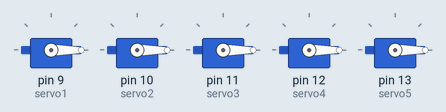
A sketch run on a simulated Arduino Uno, built with avr-gcc and run on an emulated ATmega328P. On the bench: 5 × servo.

Above: at 0.05 s.
At 4.05 s:
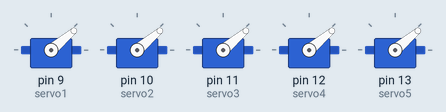
At 8.15 s:
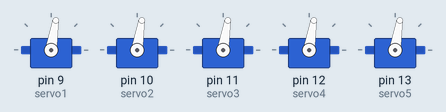
At 12.25 s:
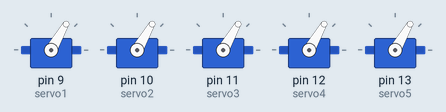
At 16.35 s:
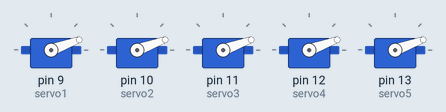
Timing chart, 0 to 23.7 s (numbered marks = the images above):
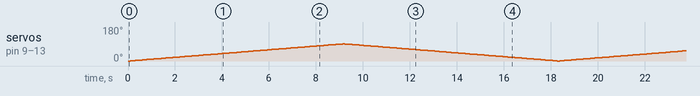

The sketch:

TheOrduinoCode.ino
```cpp
// C++ code
// https://www.tinkercad.com/things/fLbEXW73sTG-stunning-snicket-gogo
#include <Servo.h>

Servo servo1;
Servo servo2;
Servo servo3;
Servo servo4;
Servo servo5;

int servoPos = 0;

void setup()
{
  servo1.attach(9);
  servo2.attach(10);
  servo3.attach(11);
  servo4.attach(12);
  servo5.attach(13);

}

void loop()
{
  for(servoPos = 0; servoPos <= 90; servoPos++)
      {
        servo1.write(servoPos);
        servo2.write(servoPos);
        servo3.write(servoPos);
        servo4.write(servoPos);
        servo5.write(servoPos);
        delay(100);

      }
  for(servoPos > 90; servoPos > 0; servoPos--)
      {
        servo1.write(servoPos);
        servo2.write(servoPos);
        servo3.write(servoPos);
        servo4.write(servoPos);
        servo5.write(servoPos);
        delay(100);

      }
}
```
